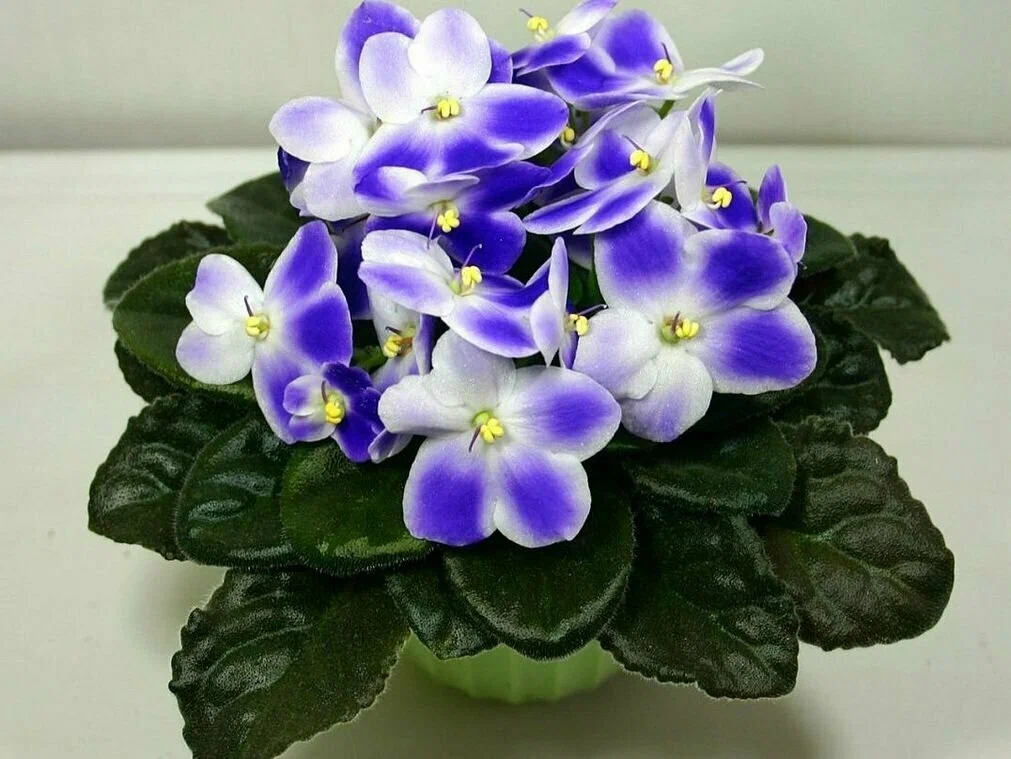
#> input picture orig.webp, 1011 x 759 px
$ python izobr.py
#> lines starting #> are read from the running program, lines starting #| are printed output that depends on the picture
from PIL import Image,ImageFilter,ImageEnhance
picture = Image.open("orig.webp")
#> picture is the input picture: PIL image 1011x759 RGB; mean R, G, B 125, 128.2, 128.9
#picture.show()
print("size",picture.size)
#| size (1011, 759)
print("format",picture.format)
#| format WEBP
print("colourmode",picture.mode)
#| colourmode RGB

width,height = picture.size
#> width = 1011; height = 759
picsmall = picture.resize((width//2,height//2))
#picsmall.show()

obrez = picture.crop(box = (100,100,width-100,height-100))
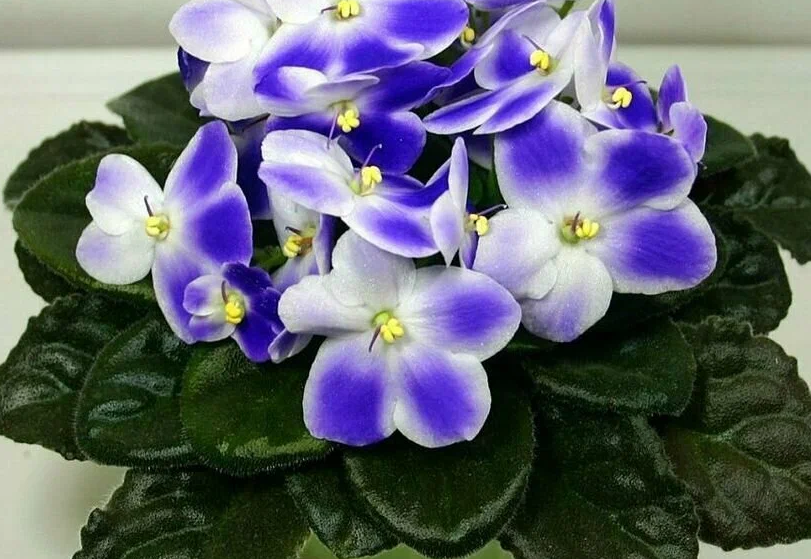
#> obrez: PIL image 811x559 RGB; mean R, G, B 99, 101.3, 112.8
#obrez.show()

blure = picture.filter(ImageFilter.BLUR)
#blure.show()
gaus = picture.filter(ImageFilter.GaussianBlur(radius=50))
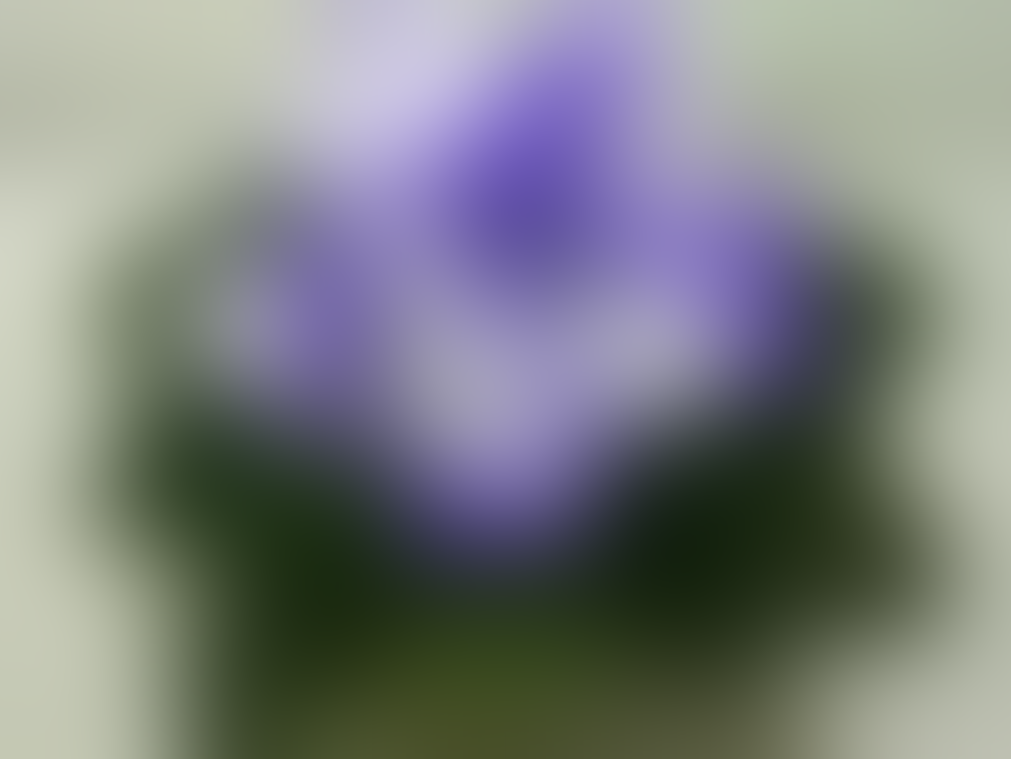
#> gaus: PIL image 1011x759 RGB; mean R, G, B 125.3, 128.6, 129
#gaus.show()

enh = ImageEnhance.Brightness(picture)
yar = enh.enhance(2.5)
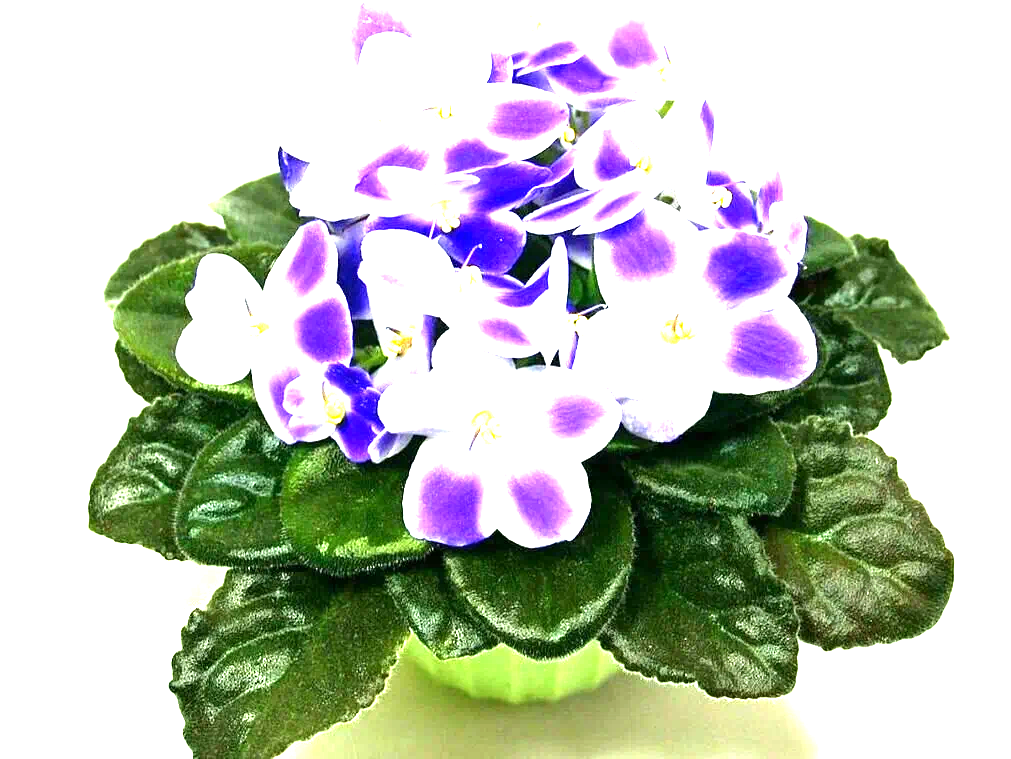
#> yar: PIL image 1011x759 RGB; mean R, G, B 190.4, 195.8, 185.1
black = enh.enhance(0.5)
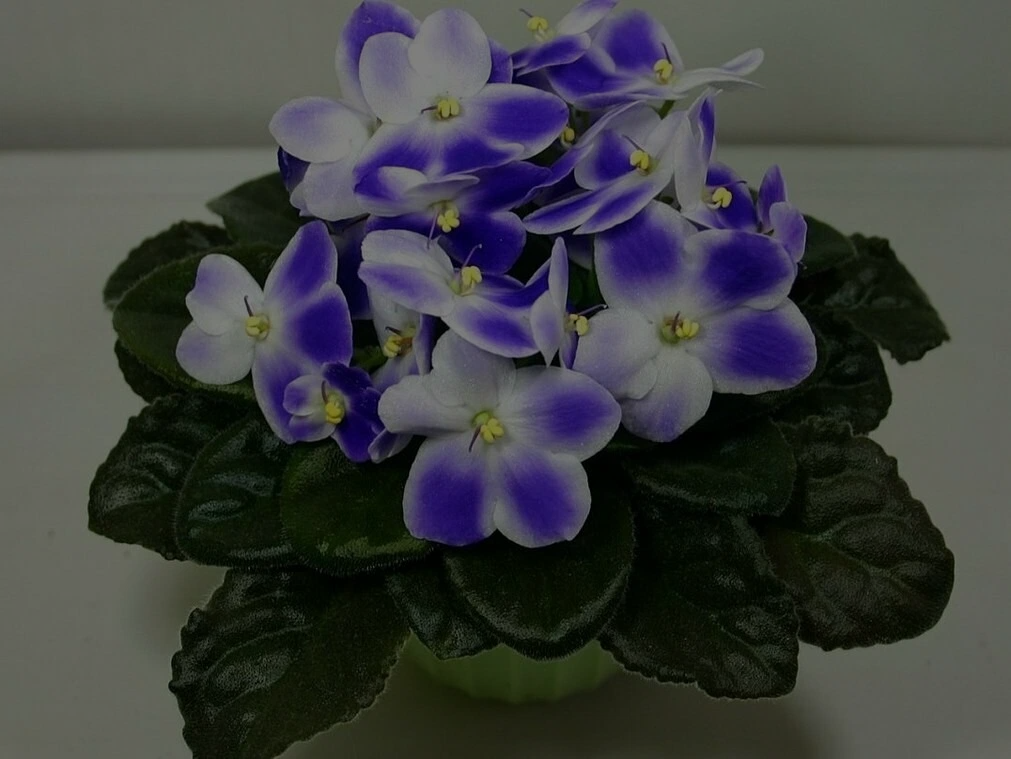
#> black: PIL image 1011x759 RGB; mean R, G, B 62.2, 63.8, 64.2
#yar.show()
#black.show()


enh = ImageEnhance.Contrast(picture)
yar = enh.enhance(2.5)
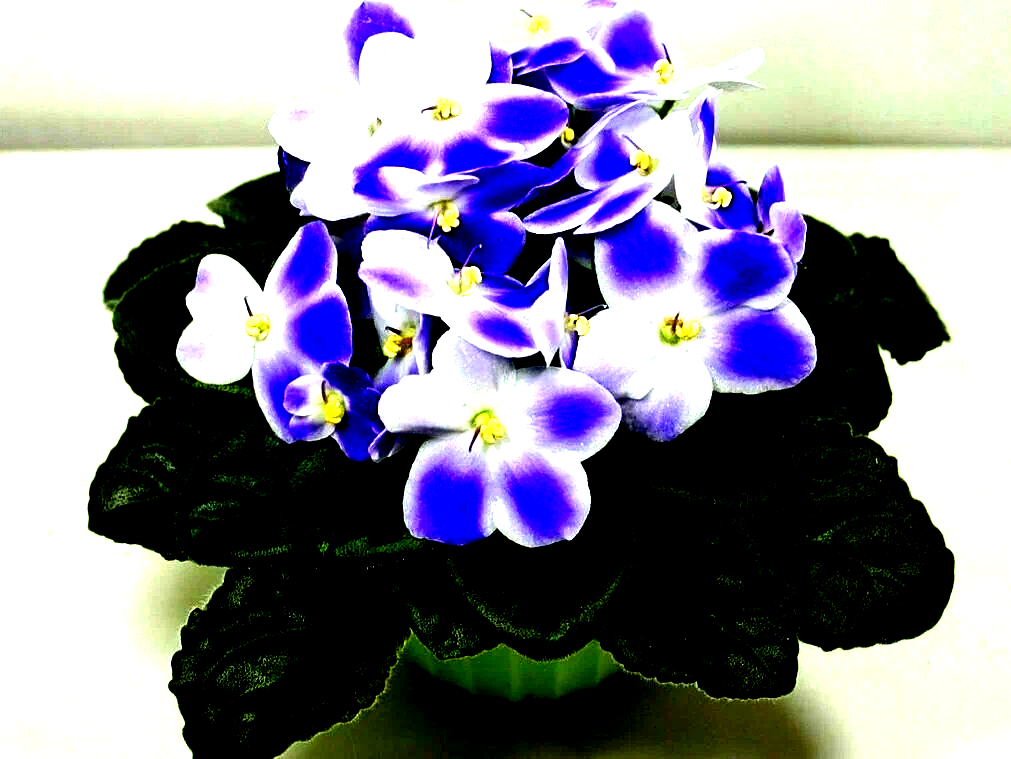
#> yar: PIL image 1011x759 RGB; mean R, G, B 137.9, 135.8, 151.8
black = enh.enhance(-1)
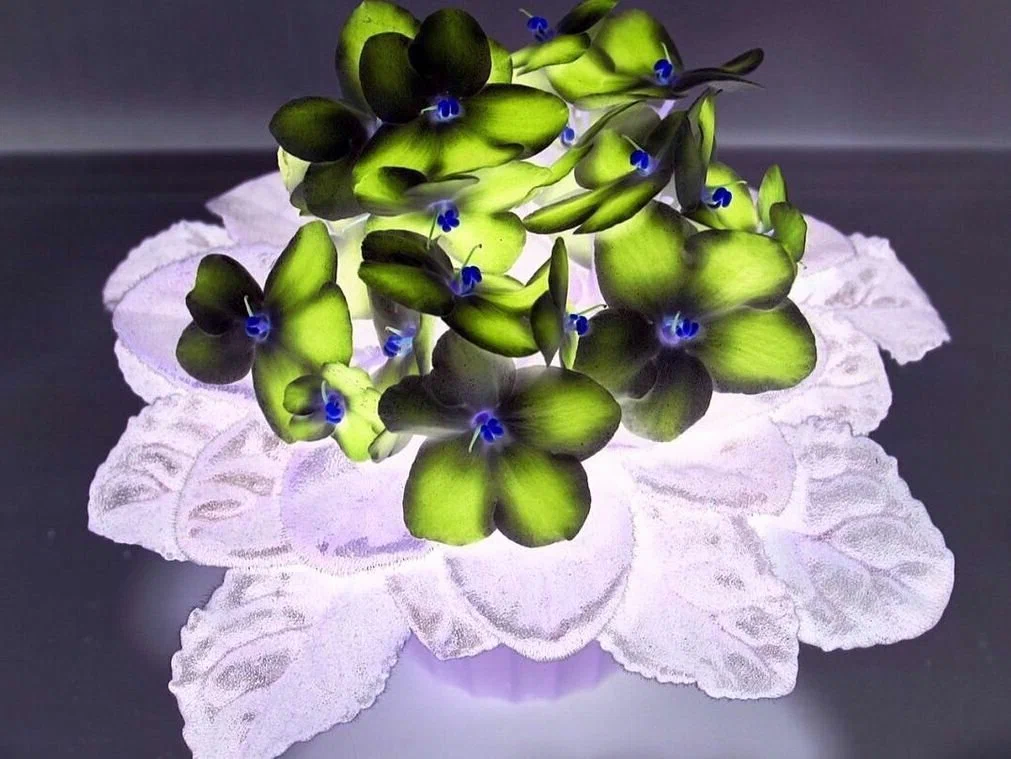
#> black: PIL image 1011x759 RGB; mean R, G, B 129, 125.8, 125.1
#yar.show()
#black.show()

black.save("izobr.png")

#> (the run stopped early here; a loop or call above may not have finished)
